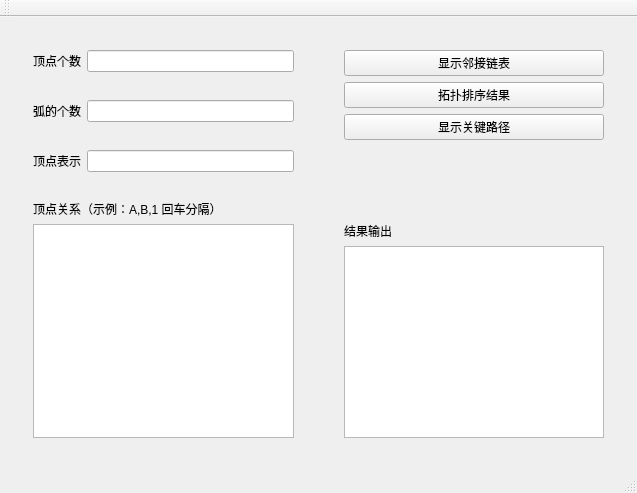
<?xml version="1.0" encoding="UTF-8"?>
<ui version="4.0">
 <class>GraphMainWindow</class>
 <widget class="QMainWindow" name="GraphMainWindow">
  <property name="geometry">
   <rect>
    <x>0</x>
    <y>0</y>
    <width>637</width>
    <height>493</height>
   </rect>
  </property>
  <property name="windowTitle">
   <string>GraphMainWindow</string>
  </property>
  <widget class="QWidget" name="centralWidget">
   <layout class="QGridLayout" name="gridLayout">
    <item row="0" column="1">
     <widget class="QWidget" name="widget_3" native="true">
      <layout class="QVBoxLayout" name="verticalLayout_5">
       <item>
        <widget class="QWidget" name="widget" native="true">
         <layout class="QVBoxLayout" name="verticalLayout">
          <item>
           <widget class="QPushButton" name="showLinklist">
            <property name="text">
             <string>显示邻接链表</string>
            </property>
           </widget>
          </item>
          <item>
           <widget class="QPushButton" name="showTopologicalSort">
            <property name="text">
             <string>拓扑排序结果</string>
            </property>
           </widget>
          </item>
          <item>
           <widget class="QPushButton" name="showCriticalPath">
            <property name="text">
             <string>显示关键路径</string>
            </property>
           </widget>
          </item>
          <item>
           <spacer name="verticalSpacer">
            <property name="orientation">
             <enum>Qt::Vertical</enum>
            </property>
            <property name="sizeType">
             <enum>QSizePolicy::Expanding</enum>
            </property>
            <property name="sizeHint" stdset="0">
             <size>
              <width>0</width>
              <height>0</height>
             </size>
            </property>
           </spacer>
          </item>
         </layout>
        </widget>
       </item>
       <item>
        <widget class="QWidget" name="widget_11" native="true">
         <layout class="QVBoxLayout" name="verticalLayout_4">
          <item>
           <widget class="QLabel" name="label_9">
            <property name="text">
             <string>结果输出</string>
            </property>
           </widget>
          </item>
          <item>
           <widget class="QTextEdit" name="textEdit_output"/>
          </item>
         </layout>
        </widget>
       </item>
      </layout>
     </widget>
    </item>
    <item row="0" column="0">
     <widget class="QWidget" name="widget_2" native="true">
      <layout class="QVBoxLayout" name="verticalLayout_2">
       <item>
        <widget class="QWidget" name="widget_5" native="true">
         <layout class="QHBoxLayout" name="horizontalLayout_5">
          <item>
           <widget class="QLabel" name="label_5">
            <property name="text">
             <string>顶点个数</string>
            </property>
           </widget>
          </item>
          <item>
           <widget class="QLineEdit" name="lineEdit_vexnum"/>
          </item>
         </layout>
        </widget>
       </item>
       <item>
        <widget class="QWidget" name="widget_8" native="true">
         <layout class="QHBoxLayout" name="horizontalLayout_6">
          <item>
           <widget class="QLabel" name="label_6">
            <property name="text">
             <string>弧的个数</string>
            </property>
           </widget>
          </item>
          <item>
           <widget class="QLineEdit" name="lineEdit_arcnum"/>
          </item>
         </layout>
        </widget>
       </item>
       <item>
        <widget class="QWidget" name="widget_9" native="true">
         <layout class="QHBoxLayout" name="horizontalLayout_7">
          <item>
           <widget class="QLabel" name="label_7">
            <property name="text">
             <string>顶点表示</string>
            </property>
           </widget>
          </item>
          <item>
           <widget class="QLineEdit" name="lineEdit_vertices"/>
          </item>
         </layout>
        </widget>
       </item>
       <item>
        <widget class="QWidget" name="widget_10" native="true">
         <layout class="QVBoxLayout" name="verticalLayout_3">
          <item>
           <widget class="QLabel" name="label_8">
            <property name="text">
             <string>顶点关系（示例：A,B,1 回车分隔）</string>
            </property>
           </widget>
          </item>
          <item>
           <widget class="QPlainTextEdit" name="plainTextEdit_relation"/>
          </item>
         </layout>
        </widget>
       </item>
      </layout>
     </widget>
    </item>
   </layout>
   <zorder>widget_2</zorder>
   <zorder>widget_3</zorder>
  </widget>
  <widget class="QMenuBar" name="menuBar">
   <property name="geometry">
    <rect>
     <x>0</x>
     <y>0</y>
     <width>637</width>
     <height>26</height>
    </rect>
   </property>
  </widget>
  <widget class="QToolBar" name="mainToolBar">
   <attribute name="toolBarArea">
    <enum>TopToolBarArea</enum>
   </attribute>
   <attribute name="toolBarBreak">
    <bool>false</bool>
   </attribute>
  </widget>
  <widget class="QStatusBar" name="statusBar"/>
 </widget>
 <layoutdefault spacing="6" margin="11"/>
 <resources/>
 <connections/>
</ui>
